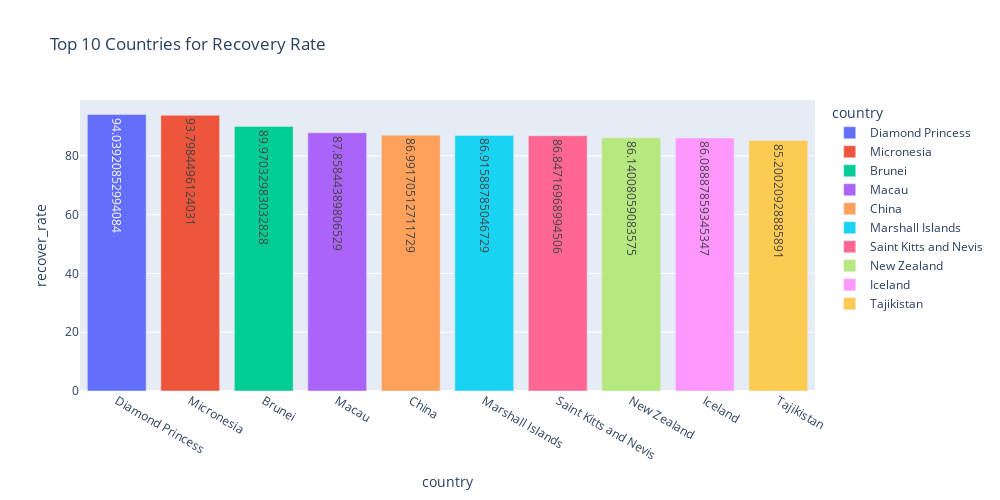

Notebook code for this chart:
### Markdown cell above
Еще пример: построим столбчатую диаграмму показывающую топ 10 стран по среднему проценту выздоравливающих пациентов (recover_rate). Для этого используем метод bar() модуля express. Добавим пару параметров:
* color - группирующий признак, в соответствии с которым будет различная раскраска для столбцов диаграммы
* text - текст, который будет подписан на столбцах диаграммы
* orientation - ориентация графика ('v' - вертикальная, 'h' - горизонтальная)

### Code cell
#считаем средний процент выздоровлений для каждой страны
bar_data = covid_df.groupby(
    by='country',
    as_index=False
)[['recover_rate']].mean().nlargest(10, columns=['recover_rate'])

#строим график
fig = px.bar(
    data_frame=bar_data, #датафрейм
    x="country", #ось x
    y="recover_rate", #ось y
    color='country', #расцветка в зависимости от страны
    text = 'recover_rate', #текст на столбцах
    orientation='v', #ориентация графика
    height=500, #высота
    width=1000, #ширина
    title='Top 10 Countries for Recovery Rate') #заголовок

#отображаем его
fig.show()

### Figure 1 — Plotly figure (JSON) as saved in the notebook; plotly's stock layout.template omitted (floating-point values rounded to 4 significant figures)
{"data": [{"hovertemplate": "country=%{x}<br>recover_rate=%{text}<extra></extra>", "legendgroup": "Diamond Princess", "marker": {"color": "#636efa", "pattern": {"shape": ""}}, "name": "Diamond Princess", "orientation": "v", "showlegend": true, "text": [94.04], "textposition": "auto", "type": "bar", "x": ["Diamond Princess"], "xaxis": "x", "y": [94.04], "yaxis": "y"}, {"hovertemplate": "country=%{x}<br>recover_rate=%{text}<extra></extra>", "legendgroup": "Micronesia", "marker": {"color": "#EF553B", "pattern": {"shape": ""}}, "name": "Micronesia", "orientation": "v", "showlegend": true, "text": [93.8], "textposition": "auto", "type": "bar", "x": ["Micronesia"], "xaxis": "x", "y": [93.8], "yaxis": "y"}, {"hovertemplate": "country=%{x}<br>recover_rate=%{text}<extra></extra>", "legendgroup": "Brunei", "marker": {"color": "#00cc96", "pattern": {"shape": ""}}, "name": "Brunei", "orientation": "v", "showlegend": true, "text": [89.97], "textposition": "auto", "type": "bar", "x": ["Brunei"], "xaxis": "x", "y": [89.97], "yaxis": "y"}, {"hovertemplate": "country=%{x}<br>recover_rate=%{text}<extra></extra>", "legendgroup": "Macau", "marker": {"color": "#ab63fa", "pattern": {"shape": ""}}, "name": "Macau", "orientation": "v", "showlegend": true, "text": [87.86], "textposition": "auto", "type": "bar", "x": ["Macau"], "xaxis": "x", "y": [87.86], "yaxis": "y"}, {"hovertemplate": "country=%{x}<br>recover_rate=%{text}<extra></extra>", "legendgroup": "China", "marker": {"color": "#FFA15A", "pattern": {"shape": ""}}, "name": "China", "orientation": "v", "showlegend": true, "text": [86.99], "textposition": "auto", "type": "bar", "x": ["China"], "xaxis": "x", "y": [86.99], "yaxis": "y"}, {"hovertemplate": "country=%{x}<br>recover_rate=%{text}<extra></extra>", "legendgroup": "Marshall Islands", "marker": {"color": "#19d3f3", "pattern": {"shape": ""}}, "name": "Marshall Islands", "orientation": "v", "showlegend": true, "text": [86.92], "textposition": "auto", "type": "bar", "x": ["Marshall Islands"], "xaxis": "x", "y": [86.92], "yaxis": "y"}, {"hovertemplate": "country=%{x}<br>recover_rate=%{text}<extra></extra>", "legendgroup": "Saint Kitts and Nevis", "marker": {"color": "#FF6692", "pattern": {"shape": ""}}, "name": "Saint Kitts and Nevis", "orientation": "v", "showlegend": true, "text": [86.85], "textposition": "auto", "type": "bar", "x": ["Saint Kitts and Nevis"], "xaxis": "x", "y": [86.85], "yaxis": "y"}, {"hovertemplate": "country=%{x}<br>recover_rate=%{text}<extra></extra>", "legendgroup": "New Zealand", "marker": {"color": "#B6E880", "pattern": {"shape": ""}}, "name": "New Zealand", "orientation": "v", "showlegend": true, "text": [86.14], "textposition": "auto", "type": "bar", "x": ["New Zealand"], "xaxis": "x", "y": [86.14], "yaxis": "y"}, {"hovertemplate": "country=%{x}<br>recover_rate=%{text}<extra></extra>", "legendgroup": "Iceland", "marker": {"color": "#FF97FF", "pattern": {"shape": ""}}, "name": "Iceland", "orientation": "v", "showlegend": true, "text": [86.09], "textposition": "auto", "type": "bar", "x": ["Iceland"], "xaxis": "x", "y": [86.09], "yaxis": "y"}, {"hovertemplate": "country=%{x}<br>recover_rate=%{text}<extra></extra>", "legendgroup": "Tajikistan", "marker": {"color": "#FECB52", "pattern": {"shape": ""}}, "name": "Tajikistan", "orientation": "v", "showlegend": true, "text": [85.2], "textposition": "auto", "type": "bar", "x": ["Tajikistan"], "xaxis": "x", "y": [85.2], "yaxis": "y"}], "layout": {"barmode": "relative", "height": 500, "legend": {"title": {"text": "country"}, "tracegroupgap": 0}, "title": {"text": "Top 10 Countries for Recovery Rate"}, "width": 1000, "xaxis": {"anchor": "y", "categoryarray": ["Diamond Princess", "Micronesia", "Brunei", "Macau", "China", "Marshall Islands", "Saint Kitts and Nevis", "New Zealand", "Iceland", "Tajikistan"], "categoryorder": "array", "domain": [0, 1], "title": {"text": "country"}}, "yaxis": {"anchor": "x", "domain": [0, 1], "title": {"text": "recover_rate"}}}}
